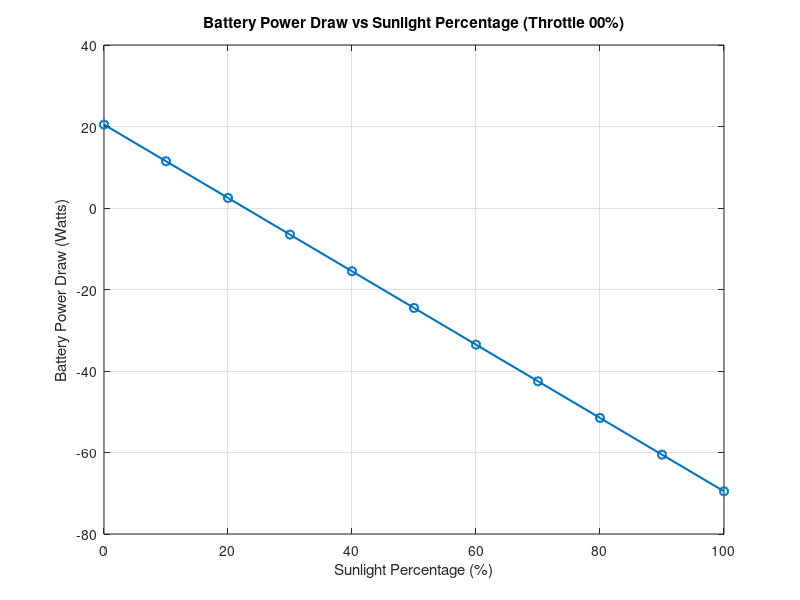
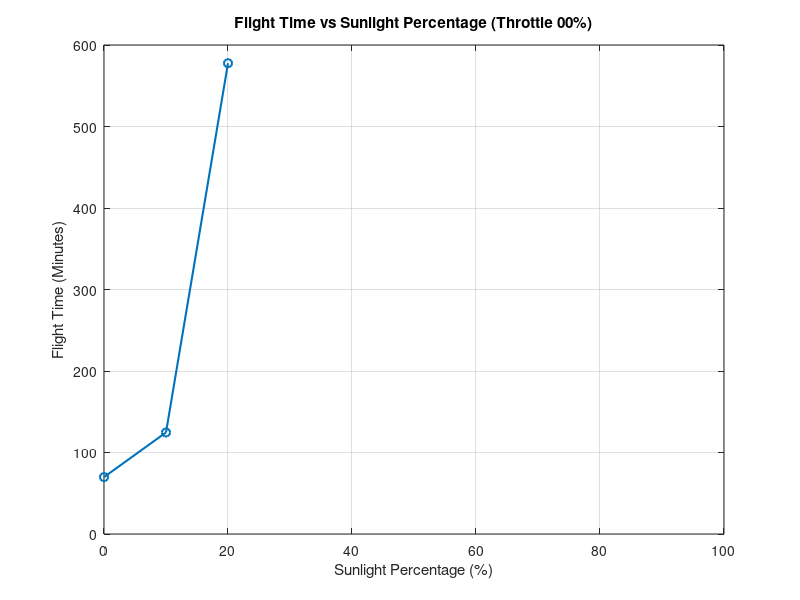
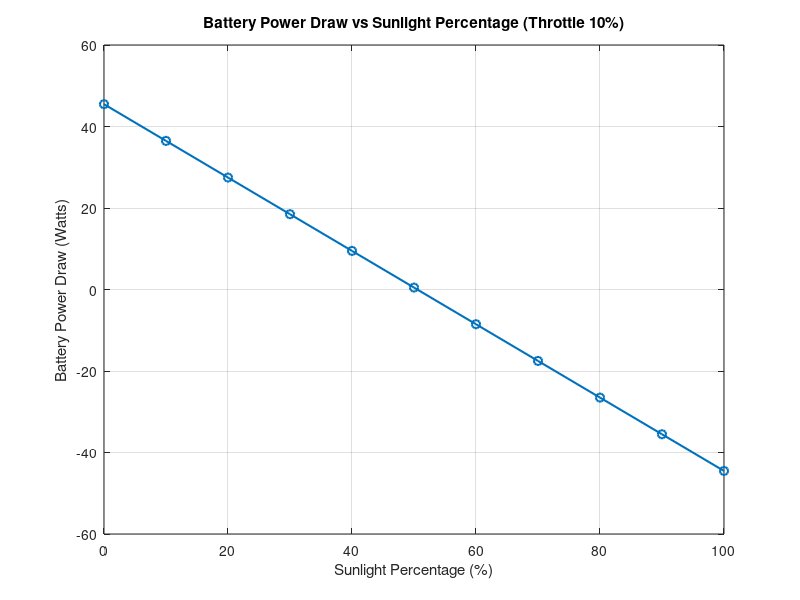
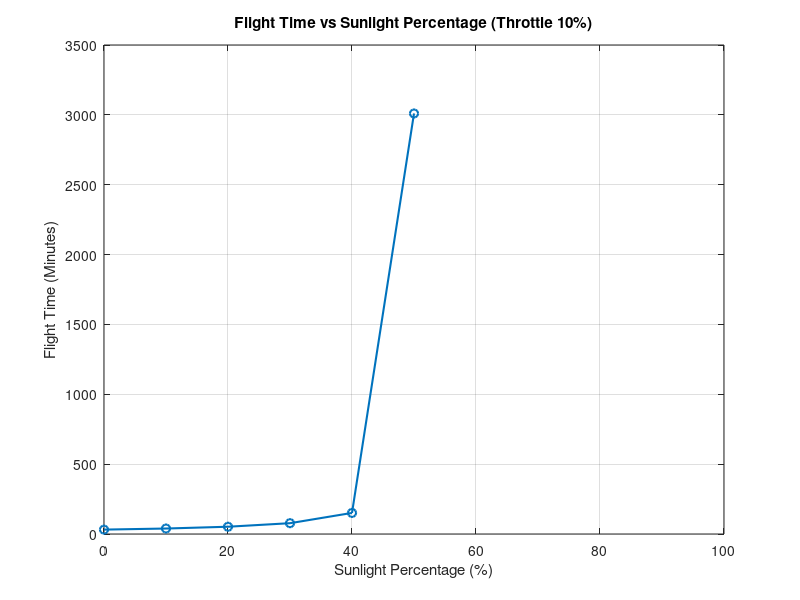

MATLAB code for these plots, in order:
%% Flight time and power draw vs sunlight percent
clc;
clear all;
close all;
% Constants
basePowerDraw = 20.475;   % Constant power draw in Watts
throttlePowerStep = 25;   % Increment in power draw for each 10% throttle
batteryCapacity = 1.61;   % Battery capacity in Amp-hours
batteryVoltage = 14.8;    % Assuming a constant 11.1V LiPo battery

% Sunlight percentage and corresponding solar power generation
sunlightPercent = 0:10:100;           % Sunlight percentage from 0% to 100%
solarPowerGen = (sunlightPercent / 100) * 90;  % Solar power generation in Watts

% Throttle percentages from 0% to 100%
throttlePercent = 0:1:10;

% Calculate power draw and flight time for each throttle and sunlight percentage
for i = 1:length(throttlePercent)
    % Calculate total power draw at each throttle setting
    throttlePowerDraw = throttlePercent(i) * throttlePowerStep;
    totalPowerDrawThrottle = basePowerDraw + throttlePowerDraw;
    
    % Preallocate arrays for current throttle level
    powerDraw = zeros(1, length(sunlightPercent));
    flightTime = zeros(1, length(sunlightPercent));
    
    for j = 1:length(sunlightPercent)
        % Calculate battery power draw by subtracting solar power generation
        batteryPowerDraw = totalPowerDrawThrottle - solarPowerGen(j);
        
        % Store power draw values
        powerDraw(j) = batteryPowerDraw;
        
        % Calculate flight time (in minutes)
        if batteryPowerDraw > 0
            flightTime(j) = batteryCapacity/(batteryPowerDraw/batteryVoltage)*60;
        else
            flightTime(j) = Inf; % Infinite flight time if solar power fully sustains the draw
        end
    end
    
    % Plot Battery Power Draw vs Sunlight % for current throttle
    figure;
    plot(sunlightPercent, powerDraw, '-o', 'LineWidth', 1.5);
    xlabel('Sunlight Percentage (%)');
    ylabel('Battery Power Draw (Watts)');
    title(sprintf('Battery Power Draw vs Sunlight Percentage (Throttle %d0%%)', throttlePercent(i)));
    grid on;
    
    % Plot Flight Time vs Sunlight % for current throttle
    figure;
    plot(sunlightPercent, flightTime, '-o', 'LineWidth', 1.5);
    xlabel('Sunlight Percentage (%)');
    ylabel('Flight Time (Minutes)');
    title(sprintf('Flight Time vs Sunlight Percentage (Throttle %d0%%)', throttlePercent(i)));
    grid on;
end

%% Optimal Flight time
clc;
clear all;
close all;

% Constants
basePowerDraw = 20.475;            % Constant power draw in Watts
throttlePowerStep = 25;            % Increment in power draw for each 10% throttle
batteryCapacity = 1.61;            % Battery capacity in Amp-hours
batteryVoltage = 14.8;             % Battery voltage in Volts
sunlightPercent = 0:10:100;        % Sunlight percentage from 0% to 100%
solarPowerGen = (sunlightPercent / 100) * 90;  % Solar power generation in Watts

% Define throttle settings for takeoff and cruise
takeoffThrottle = 100;             % 100% throttle for takeoff
cruiseThrottles = 30:10:100;       % Cruise throttles from 30% to 100%

% Takeoff phase (100% throttle) - Assume a fixed short takeoff time (e.g., 1 minute)
takeoffTimeMinutes = 1;            % Set desired takeoff time in minutes

% Initialize a matrix to store flight times for each throttle setting and sunlight percentage
flightTimeMatrix = zeros(length(cruiseThrottles), length(sunlightPercent));

% Loop through each cruise throttle setting
for k = 1:length(cruiseThrottles)
    cruiseThrottle = cruiseThrottles(k);
    
    % Calculate total power draw at takeoff and cruise settings
    takeoffPowerDraw = basePowerDraw + (takeoffThrottle / 10) * throttlePowerStep;
    cruisePowerDraw = basePowerDraw + (cruiseThrottle / 10) * throttlePowerStep;
    
    % Initialize array to store results for the current throttle
    totalFlightTime = zeros(1, length(sunlightPercent));
    
    % Calculate flight times for each sunlight percentage
    for j = 1:length(sunlightPercent)
        % Solar power generation at current sunlight percentage
        solarPower = solarPowerGen(j);
        
        % Calculate battery power draw during takeoff and cruise
        batteryPowerDrawTakeoff = takeoffPowerDraw - solarPower;
        batteryPowerDrawCruise = cruisePowerDraw - solarPower;
        
        % Check if solar power sustains draw (negative draw means infinite flight time)
        if batteryPowerDrawTakeoff <= 0 && batteryPowerDrawCruise <= 0
            totalFlightTime(j) = Inf; % Infinite flight time if solar power fully sustains the draw
            continue;
        end
        
        % Takeoff phase (100% throttle) - Calculate battery usage
        batteryUsedTakeoff = (batteryPowerDrawTakeoff / batteryVoltage) * (takeoffTimeMinutes / 60); % Ah used in takeoff

        % Remaining battery capacity after takeoff
        remainingBatteryCapacity = batteryCapacity - batteryUsedTakeoff;
        
        % Check if battery is depleted after takeoff
        if remainingBatteryCapacity <= 0
            totalFlightTime(j) = takeoffTimeMinutes; % Only takeoff time available
            continue;
        end
        
        % Cruise phase - Calculate remaining flight time
        if batteryPowerDrawCruise > 0
            cruiseTimeMinutes = (remainingBatteryCapacity / (batteryPowerDrawCruise / batteryVoltage)) * 60;
        else
            cruiseTimeMinutes = Inf; % Infinite cruise time if solar power sustains draw at cruise
        end
        
        % Total flight time (takeoff + cruise)
        totalFlightTime(j) = takeoffTimeMinutes + cruiseTimeMinutes;
    end
    
    % Store the total flight time for the current throttle in the matrix
    flightTimeMatrix(k, :) = totalFlightTime;
    
    % Plot Optimal Flight Time vs Sunlight % for the current cruise throttle
    figure;
    plot(sunlightPercent, totalFlightTime, '-o', 'LineWidth', 1.5);
    xlabel('Sunlight Percentage (%)');
    ylabel('Optimal Flight Time (Minutes)');
    title(sprintf('Optimal Flight Time vs Sunlight Percentage (Cruise Throttle %d%%)', cruiseThrottle));
    grid on;
end
